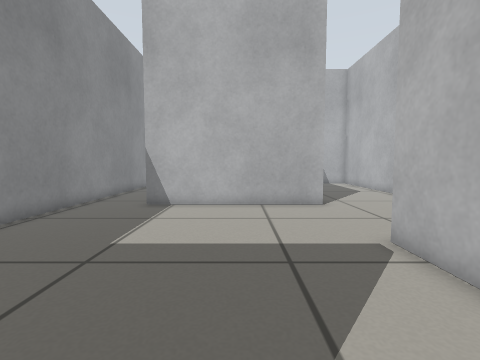
view 1 (above)

18 first-person views from a walk through a world built for the Gazebo simulator. The camera is 0.49 m above the floor, tilts 4° down and sees 85° across. The floor is counted in squares, 0.25 m on a side. Each view is taken from the middle of a square. On the plan, view 1 faces up. The plan holds only what a view shows up to about 16 squares ahead; the rest is blank.

view 2
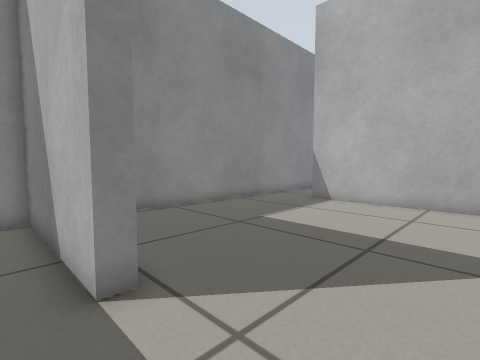

view 3
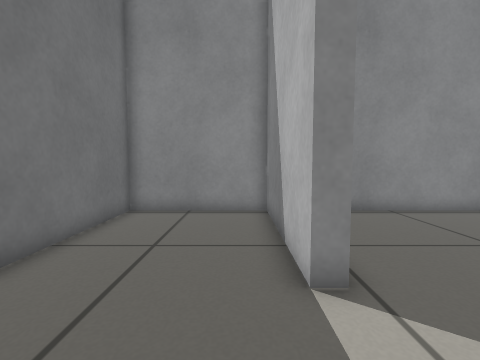

view 4
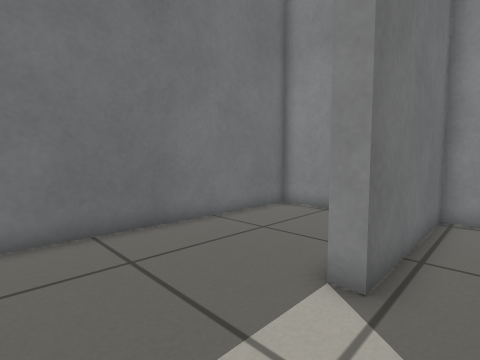

view 5
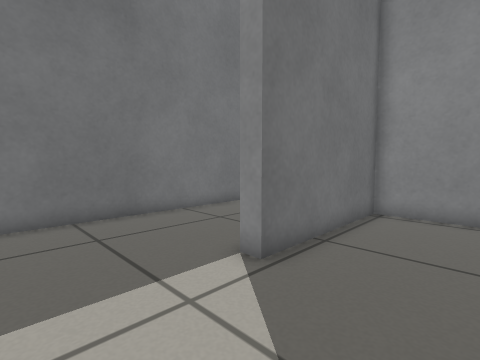

view 6
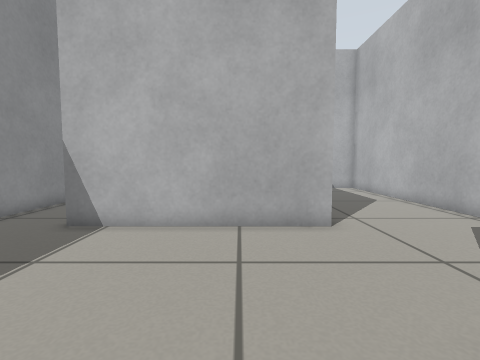

view 7
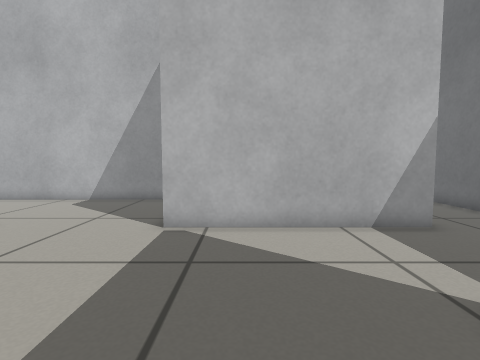

view 8
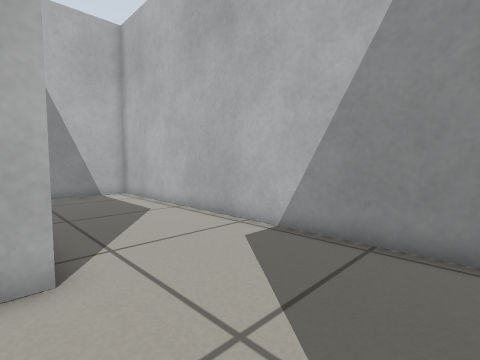

view 9
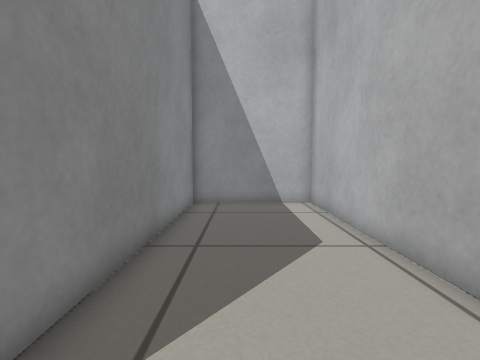

view 10
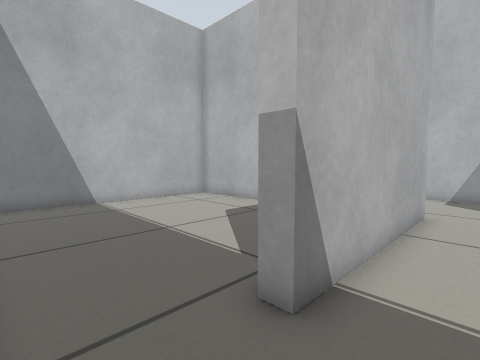

view 11
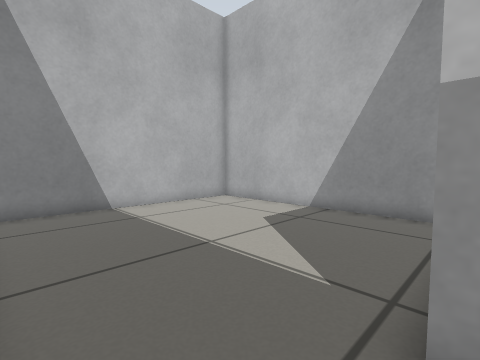

view 12
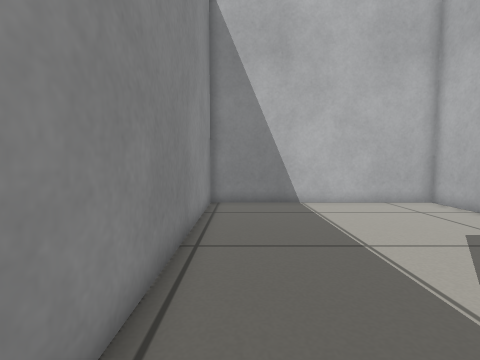

view 13
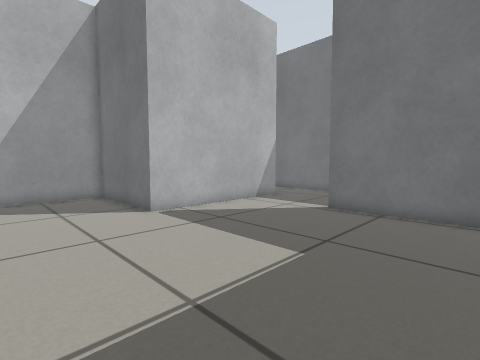

view 14
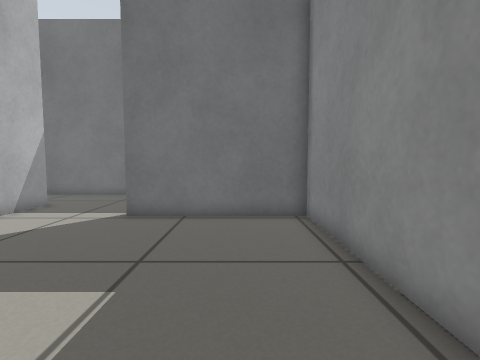

view 15
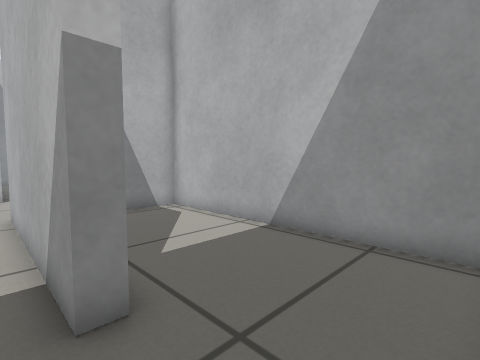

view 16
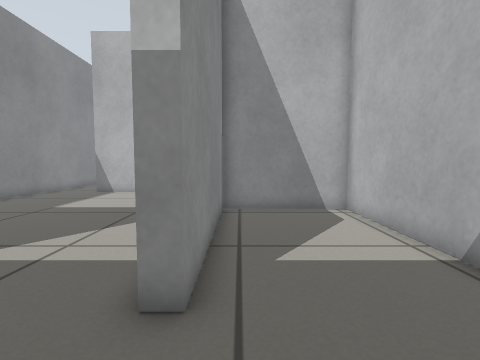

view 17
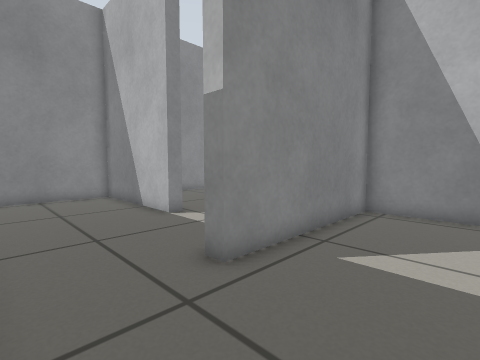

view 18
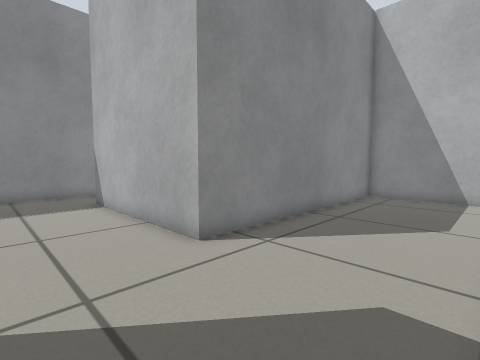

### Floor plan
Ten units are one square. View 1 is at (0, 0); x grows to the right and y downward. Boxes are objects, and circles mark ways between rooms. Rooms are numbered by the first view taken in them; rooms with no view inside come last. Other rooms are left out.
<svg viewBox="-79 -239 178 298">
<path fill="none" stroke="#000" d="M-9 -7 -9 -1 -74 -1 -74 54 36 54M37 17 37 -16M38 -118 -42 -118 -42 -125M-74 -124 -74 -7 -9 -7M37 -16 37 -63M37 -63 94 -63 94 -234 38 -234 38 -118M94 49 94 -57 43 -57 43 17 37 17M36 54 86 54M32 -134 32 -234 -74 -234 -74 -124"/>
<circle cx="15" cy="-5" r="3" fill="#2a7"/>
<circle cx="40" cy="35" r="3" fill="#2a7"/>
<circle cx="40" cy="-90" r="3" fill="#2a7"/>
<circle cx="-60" cy="-120" r="3" fill="#2a7"/>
<text x="-20" y="30">1</text>
<text x="-20" y="-70">2</text>
<text x="70" y="-150">3</text>
<text x="70" y="0">4</text>
<text x="-30" y="-180">5</text>
</svg>
Room 1 opens to room 2. Room 1 opens to room 4. Room 2 opens to room 3. Room 2 opens to room 5.

Where each view was taken, in squares from view 1:
view 1: 0 up, 0 right, facing up
view 2: 1 down, 3 right, facing up-left
view 3: 1 down, 3 right, facing left
view 4: 2 up, 3 right, facing down-left
view 5: 4 up, 3 right, facing down-left
view 6: 4 up, 1 right, facing up
view 7: 4 up, 4 left, facing right
view 8: 7 up, 3 right, facing up-right
view 9: 11 up, 6 right, facing up
view 10: 10 up, 7 left, facing up-right
view 11: 12 up, 7 left, facing up-right
view 12: 11 up, 6 left, facing up
view 13: 11 up, 6 left, facing down-right
view 14: 10 up, 5 left, facing down
view 15: 5 down, 3 right, facing up-right
view 16: 5 down, 5 right, facing up
view 17: 5 down, 8 right, facing up-left
view 18: 8 up, 9 right, facing up-left
